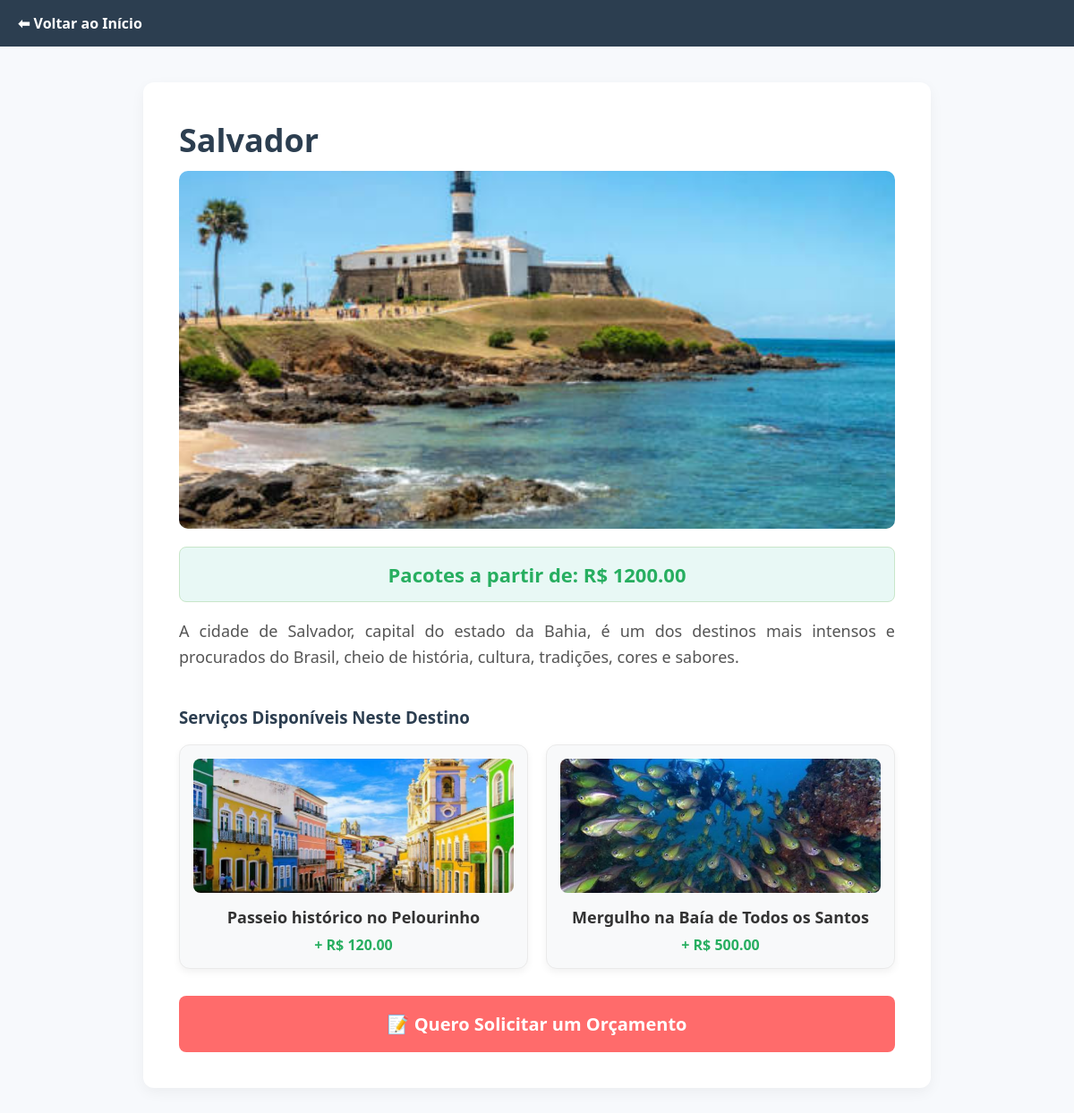
Page /destino/1/ on the committed database.
### turismo/models.py (models this page shows, shortened)
class Destino(models.Model):
    nome = models.CharField(max_length=200)
    descricao = models.TextField()
    preco = models.DecimalField(max_digits=10, decimal_places=2)
    foto_principal = models.ImageField(upload_to='destinos/')

class ServicoProduto(models.Model):
    destino = models.ForeignKey(Destino, related_name='servicos', on_delete=models.CASCADE)
    nome = models.CharField(max_length=150)
    preco_adicional = models.DecimalField(max_digits=10, decimal_places=2, default=0.00)

### turismo/views.py (the view)
# urls.py: path('destino/<int:destino_id>/', views.detalhes_destino, name='detalhes_destino'),
def detalhes_destino(request, destino_id):
    destino = get_object_or_404(Destino, id=destino_id)
    return render(request, 'turismo/detalhes.html', {'destino': destino})

### turismo/templates/turismo/detalhes.html (shortened to what this page needs)
<div class="navbar">
    <a href="{% url 'catalogo_destinos' %}">⬅ Voltar ao Início</a>
</div>
<div class="container">
    <h1 class="titulo">{{ destino.nome }}</h1>
    {% if destino.foto_principal %}
        <img src="{{ destino.foto_principal.url }}" class="imagem-destaque" alt="Foto principal de {{ destino.nome }}">
    {% endif %}
    <div class="preco-destaque">Pacotes a partir de: R$ {{ destino.preco }}</div>
    <p class="descricao">{{ destino.descricao }}</p>
    <h3 style="color: #2c3e50; margin-top: 40px;">Serviços Disponíveis Neste Destino</h3>
    <div class="grid-servicos">
        {% for servico in destino.servicos.all %}
            <div class="card-servico">
                {% if servico.imagem %}
                    <img src="{{ servico.imagem.url }}" alt="{{ servico.nome }}">
                {% else %}
                    <div class="sem-foto">🏷️</div>
                {% endif %}
                <div class="nome-servico">{{ servico.nome }}</div>
                <div class="preco-servico">+ R$ {{ servico.preco_adicional }}</div>
            </div>
        {% empty %}
            <p style="grid-column: 1 / -1; text-align: center;">Nenhum serviço adicional cadastrado no momento.</p>
        {% endfor %}
    </div>
    <a href="{% url 'solicitar_orcamento' destino.id %}" class="btn-orcamento">📝 Quero Solicitar um Orçamento</a>
</div>

### turismo/templates/turismo/detalhes.html (style rules this page uses)
.navbar { background-color: #2c3e50; padding: 15px 20px; }
.navbar a { color: white; text-decoration: none; font-weight: bold; }
.container { max-width: 800px; margin: 40px auto; background-color: white; padding: 40px; border-radius: 12px; box-shadow: 0 5px 15px rgba(0,0,0,0.05); }
.titulo { font-size: 36px; color: #2c3e50; margin-bottom: 10px; margin-top: 0; }
.imagem-destaque { width: 100%; height: 400px; object-fit: cover; border-radius: 10px; margin-bottom: 20px; }
.descricao { font-size: 18px; line-height: 1.6; color: #555; text-align: justify; }
.preco-destaque { background-color: #e8f8f5; color: #27ae60; padding: 15px; border-radius: 8px; font-size: 22px; font-weight: bold; text-align: center; border: 1px solid #c8e6c9; }
.grid-servicos { display: grid; grid-template-columns: repeat(auto-fit, minmax(200px, 1fr)); gap: 20px; margin-top: 15px; }
.card-servico { background-color: #f8f9fa; border-radius: 12px; padding: 15px; text-align: center; box-shadow: 0 4px 8px rgba(0,0,0,0.05); border: 1px solid #eaeaea; transition: transform 0.3s; }
.card-servico img, .card-servico .sem-foto { width: 100%; height: 150px; object-fit: cover; border-radius: 8px; margin-bottom: 15px; }
.nome-servico { font-weight: bold; color: #333; font-size: 18px; margin-bottom: 8px; }
.preco-servico { color: #27ae60; font-size: 16px; font-weight: bold; }
.btn-orcamento { display: block; background-color: #ff6b6b; color: white; text-align: center; padding: 18px; border-radius: 8px; text-decoration: none; font-size: 20px; font-weight: bold; margin-top: 30px; transition: 0.3s; }

### rows in the picture
Destino: nome "Salvador", foto_principal (picture), preco "1200.00", descricao "A cidade de Salvador, capital do estado da Bahia, é um dos destinos mais intensos e procurados do Brasil, cheio de história, cultura, tradições, cores e sabores."
ServicoProduto: imagem (picture), nome "Passeio histórico no Pelourinho", preco_adicional "120.00"
ServicoProduto: imagem (picture), nome "Mergulho na Baía de Todos os Santos", preco_adicional "500.00"
